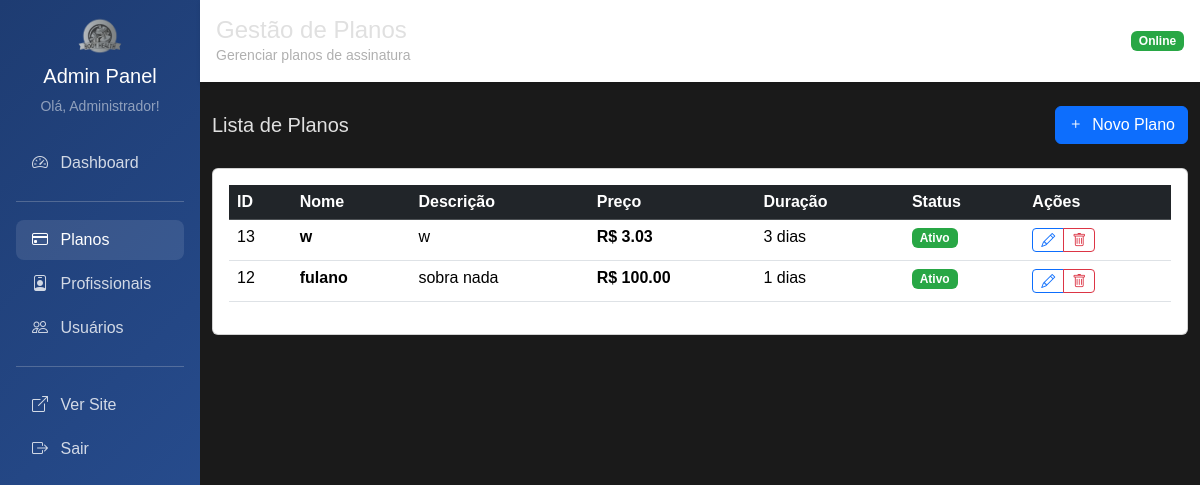
/admin/planos (signed in), run on an earlier commit of the app's database.
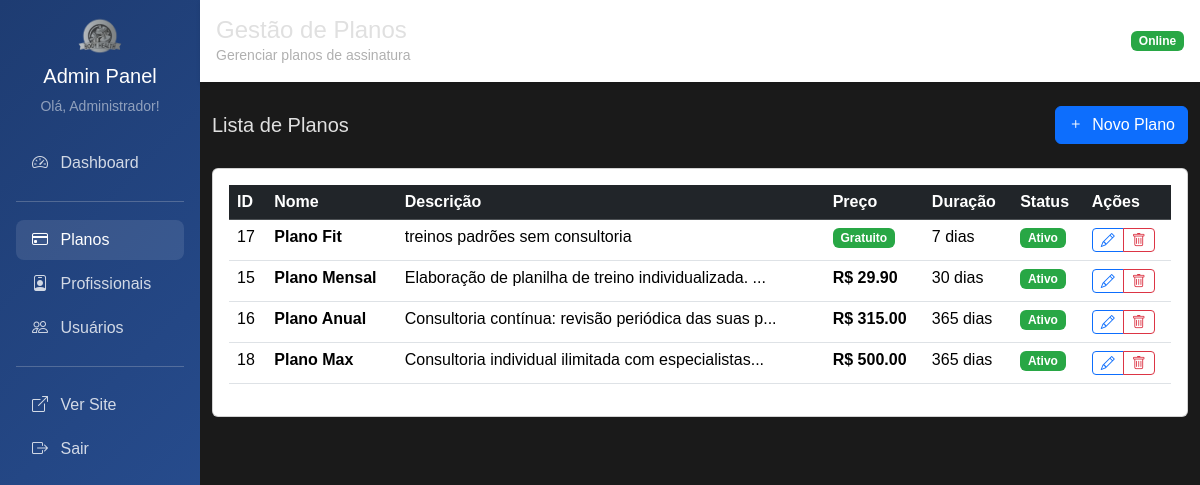
And on a later commit of the database.
### tables this page shows
CREATE TABLE plano (
    id INTEGER PRIMARY KEY AUTOINCREMENT,
    nome TEXT NOT NULL,
    descricao TEXT,
    preco REAL NOT NULL,
    duracao_dias INTEGER NOT NULL,
    ativo INTEGER DEFAULT 1,
    data_criacao TIMESTAMP DEFAULT CURRENT_TIMESTAMP
);

### routes/register_admin_routes.py (the view)
    @app.get("/admin/planos")
    @requer_autenticacao(['admin'])
    async def admin_planos_listar(request: Request, usuario_logado: dict = Depends(obter_usuario_logado)):
        planos = plano_repo.obter_todos()
        return templates.TemplateResponse("admin/planos/listar.html", {
            "request": request,
            "usuario": usuario_logado,
            "planos": planos
        })

### templates/admin/planos/listar.html (shortened to what this page needs)
{% extends "admin/base_admin.html" %}
{% block titulo %}Gestão de Planos{% endblock %}
{% block subtitulo %}Gerenciar planos de assinatura{% endblock %}
{% block content %}
<div class="d-flex justify-content-between align-items-center mb-4">
    <h5 class="mb-0">Lista de Planos</h5>
    <a href="/admin/planos/novo" class="btn btn-primary">
        <i class="bi bi-plus me-1"></i> Novo Plano
    </a>
</div>
<div class="card">
    <div class="card-body">
        {% if planos %}
        <div class="table-responsive">
            <table class="table table-hover">
                <thead class="table-dark">
                    <tr>
                        <th>ID</th>
                        <th>Nome</th>
                        <th>Descrição</th>
                        <th>Preço</th>
                        <th>Duração</th>
                        <th>Status</th>
                        <th>Ações</th>
                    </tr>
                </thead>
                <tbody>
                    {% for plano in planos %}
                    <tr>
                        <td>{{ plano.id }}</td>
                        <td><strong>{{ plano.nome }}</strong></td>
                        <td>{{ plano.descricao[:50] }}{% if plano.descricao|length > 50 %}...{% endif %}</td>
                        <td>
                            {% if plano.preco == 0 %}
                                <span class="badge bg-success">Gratuito</span>
                            {% else %}
                                <strong>R$ {{ "%.2f"|format(plano.preco) }}</strong>
                            {% endif %}
                        </td>
                        <td>{{ plano.duracao_dias }} dias</td>
                        <td>
                            {% if plano.ativo %}
                                <span class="badge bg-success">Ativo</span>
                            {% else %}
                                <span class="badge bg-secondary">Inativo</span>
                            {% endif %}
                        </td>
                        <td>
                            <div class="btn-group btn-group-sm">
                                <a href="/admin/planos/editar/{{ plano.id }}" class="btn btn-outline-primary">
                                    <i class="bi bi-pencil"></i>
                                </a>
                                <button type="button" class="btn btn-outline-danger"
                                    onclick="confirmarExclusao({{ plano.id }}, '{{ plano.nome }}')">
                                    <i class="bi bi-trash"></i>
                                </button>
                            </div>
                        </td>
                    </tr>
                    {% endfor %}
                </tbody>
            </table>
        </div>
        {% endif %}
    </div>
</div>
<div class="position-fixed top-0 end-0 p-3" style="z-index: 1055">
</div>
{% endblock %}

What changed in the data, as far as the page shows it:
removed plano: id "13", nome "w", descricao "w", preco "3.03", duracao_dias "3", ativo "Ativo"
removed plano: id "12", nome "fulano", descricao "sobra nada", preco "100.00", duracao_dias "1", ativo "Ativo"
added plano: id "17", nome "Plano Fit", descricao "treinos padrões sem consultoria", preco "Gratuito", duracao_dias "7", ativo "Ativo"
added plano: id "15", nome "Plano Mensal", descricao "Elaboração de planilha de treino individualizada.", preco "29.90", duracao_dias "30", ativo "Ativo"
added plano: id "16", nome "Plano Anual", descricao "Consultoria contínua: revisão periódica das suas p", preco "315.00", duracao_dias "365", ativo "Ativo"
added plano: id "18", nome "Plano Max", descricao "Consultoria individual ilimitada com especialistas", preco "500.00", duracao_dias "365", ativo "Ativo"
